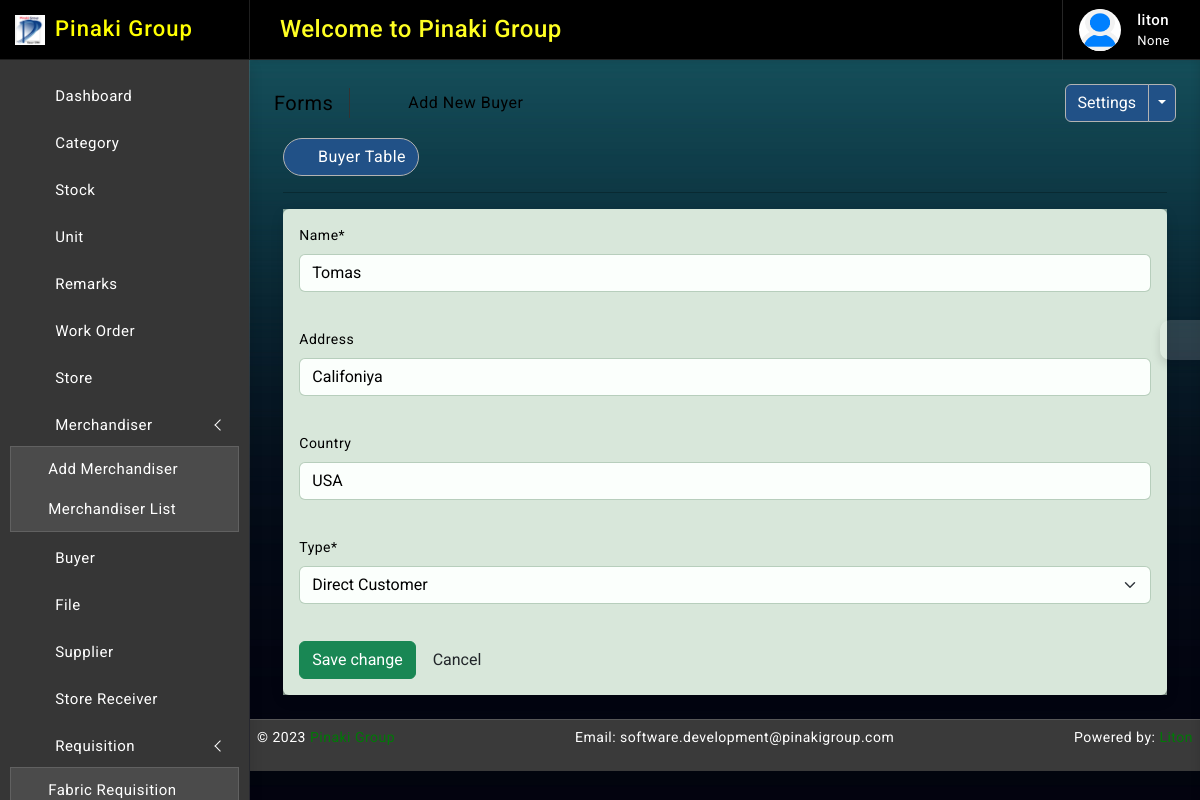
The app's page /buyer/1/ (signed in) with its own data.
### accounts/models.py (models this page shows, shortened)
class Profile(models.Model):
    user = models.OneToOneField(User, on_delete=models.CASCADE, null=True, blank=True, related_name="profile")
    full_name = models.CharField(max_length=64, null=True, blank=True)
    img_profile = models.ImageField(upload_to='profile', default='default.png', null=True, blank=True)
    phone = models.CharField(max_length=32, null=True, blank=True, unique=True)
    designation = models.CharField("Designation", max_length=50, null=True, blank=True)
    dob = models.DateField(default=None, null=True, blank=True)
    updated_at = models.DateTimeField(auto_now_add=False, auto_now=True)
    created_at = models.DateTimeField(auto_now_add=True, auto_now=False)

### buyer/models.py (models this page shows, shortened)
class Buyer(models.Model):
    name = models.CharField(max_length=64, null=True, blank=True)
    address = models.CharField(max_length=128, null=True, blank=True)
    country = models.CharField(max_length=64, null=True, blank=True)
    TYPE = (
        ('', 'Select'),
        ('direct_customer', 'Direct Customer'),
        ('buying_house', 'Buying House'),
    )
    type = models.CharField(max_length=64, null=True, blank=False, choices=TYPE)
    updated_at = models.DateTimeField(auto_now_add=False, auto_now=True)
    created_at = models.DateTimeField(auto_now_add=True, auto_now=False)

### accounts/decorators.py (the view)
        def wrapper_func(request, *args, **kwargs):
            group = None
            if request.user.groups.exists():
                group = request.user.groups.all()[0].name
            if group in allowed_roles:
                return view_func(request, *args, **kwargs)
            else:
                return render(request, 'accounts/index.html')

### buyer/forms.py
class BuyerForm(forms.ModelForm):
    name = forms.CharField(label='Name', widget=forms.TextInput(attrs={'class': 'form-control', 'placeholder':'Buyer Name'}), required=True, error_messages={'required':'Must Enter a Correct Name'})
    class Meta:
        model = Buyer
        fields = ['id', 'name', 'address', 'country', 'type']
        widgets = {
            'address': forms.TextInput(attrs={'class':'form-control'}),
            'country': forms.TextInput(attrs={'class':'form-control'}),
            'type' : forms.Select(attrs = {'class' : 'textinput form-control'}),
        }

### buyer/views.py (called while the page is built)
@login_required
@allowed_users(allowed_roles=['admin', 'merchandiser', 'store'])
def buyer_update(request, pk):
    get_buyer_data = get_object_or_404(Buyer, pk=pk)
    form = BuyerForm(instance=get_buyer_data)
    if request.method == 'POST':
        form = BuyerForm(request.POST, instance=get_buyer_data)
        if form.is_valid():
            form.save()
            messages.success(request, 'Buyer updated successfully')
            return redirect('buyer_read')
    context = {
        'form': form
    }
    return render(request, 'buyer/update.html', context)

### templates/buyer/update.html (shortened to what this page needs)
{% extends 'base/index.html' %}
{% block body %}
{% load crispy_forms_tags %}
{% load static %}
<div class="page-wrapper">
	<div class="page-content">
		<div class="page-breadcrumb d-none d-sm-flex align-items-center mb-3">
			<div class="breadcrumb-title pe-3">Forms</div>
			<div class="ps-3">
				<nav aria-label="breadcrumb">
					<ol class="breadcrumb mb-0 p-0">
						<li class="breadcrumb-item">
							<a href="{% static 'javascript:;' %}">
								<i class="bx bx-home-alt"></i>
							</a>
						</li>
						<li class="breadcrumb-item active" aria-current="page">Add New Buyer</li>
					</ol>
				</nav>
			</div>
			<div class="ms-auto">
				<div class="btn-group">
					<button type="button" class="btn btn-light">Settings</button>
					<button type="button" class="btn btn-light dropdown-toggle dropdown-toggle-split" data-bs-toggle="dropdown">
					</button>
				</div>
			</div>
		</div>
		<div class="row">
			<div class="col-xl-9 mx-auto">
				<div class="ms-auto">
					<a href="{% url 'buyer_read' %}" class="btn btn-light radius-30 mt-2 mt-lg-0">
						<i class="bx bx-grid-alt"></i>Buyer Table
					</a>
				</div>
				<hr/>
				<div class="card">
					<div class="card-body">
                        <form method="POST" enctype="multipart/form-data">
                            <div class="form-row">
                                <div class="form-group col-md-12 mb-0">
                                    <div class="controls">
                                        {{ form.name|as_crispy_field }}
                                    </div>
                                </div><br>
                                <div class="form-group col-md-12 mb-0">
                                    <div class="controls">
                                        {{ form.address|as_crispy_field }}
                                    </div>
                                </div><br>
                                <div class="form-group col-md-12 mb-0">
                                    <div class="controls">
                                        {{ form.country|as_crispy_field }}
                                    </div>
                                </div><br>
                                <div class="form-group col-md-12 mb-0">
                                    <div class="controls">
                                        {{ form.type|as_crispy_field }}
                                    </div>
                                </div><br>
                            </div>
                            <div class="form-actions">
                                <button type="submit" class="btn btn-success">Save change</button>
                                <button type="reset" class="btn">Cancel</button>
                            </div>
                        </form>
					</div>
				</div>
			</div>
		</div>
	</div>
</div>
{% endblock body %}

### templates/base/index.html (shortened to what this page needs)
{% load static %}
<!DOCTYPE html>
<html lang="en">
<head>
<link href="{% static 'plugins/simplebar/css/simplebar.css' %}" rel="stylesheet" />
<link href="{% static 'plugins/perfect-scrollbar/css/perfect-scrollbar.css' %}" rel="stylesheet" />
<link href="{% static 'plugins/metismenu/css/metisMenu.min.css' %}" rel="stylesheet" />
<link href="{% static 'plugins/datatable/css/dataTables.bootstrap5.min.css' %}" rel="stylesheet" />
<link href="{% static 'css/bootstrap.min.css' %}" rel="stylesheet">
<link href="{% static 'css/bootstrap-extended.css' %}" rel="stylesheet">
<link href="{% static 'css/app.css' %}" rel="stylesheet">
<link href="{% static 'css/icons.css' %}" rel="stylesheet">
<link rel="stylesheet" href="https://cdnjs.cloudflare.com/ajax/libs/select2/4.0.13/css/select2.min.css">
</head>
<body class="bg-theme bg-theme2">
    <div class="wrapper">
<div class="sidebar-wrapper" data-simplebar="true">
    <div class="sidebar-header">
        <div>
            <img src="{% static 'images/logo-icon.png' %}" class="logo-icon" alt="logo icon">
        </div>
        <div>
            <h4 class="logo-text">Pinaki Group</h4>
        </div>
        <div class="toggle-icon ms-auto"><i class='bx bx-arrow-to-left'></i>
        </div>
    </div>
    <ul class="metismenu" id="menu">
        <li>
            <a href="{% url 'home' %}">
                <div class="parent-icon"><i class='bx bx-home-circle'></i>
                </div>
                <div class="menu-title">Dashboard</div>
            </a>
        </li>
        {% for group in user.groups.all %}
        {% if group.name == "merchandiser" %}
        <li>
            <a class="has-arrow" href="javascript:;">
                <div class="parent-icon"><i class="bx bx-grid-alt"></i>
                </div>
                <div class="menu-title">Merchandiser</div>
            </a>
            <ul>
                <li> <a href="/merchandiser/create/"><i class="bx bx-right-arrow-alt"></i>Add Merchandiser</a>
                </li>
                <li> <a href="{% url 'merchandiser_read' %}"><i class="bx bx-right-arrow-alt"></i>Merchandiser List</a>
                </li>
            </ul>
        </li>
                <li>
                    <a href="{% url 'buyer_read' %}">
                        <div class="parent-icon"><i class="lni lni-users"></i>
                        </div>
                        <div class="menu-title">Buyer</div>
                    </a>
                </li>
                <li>
                    <a href="{% url 'file_read' %}">
                        <div class="parent-icon"><i class='bx bx-file'></i>
                        </div>
                        <div class="menu-title">File</div>
                    </a>
                </li>
                <li>
                    <a href="/supplier/create/">
                        <div class="parent-icon"><i class='lni lni-cart-full'></i>
                        </div>
                        <div class="menu-title">Supplier</div>
                    </a>
                </li>
            {% else %}
            <li>
                <a href="{% url 'category_read' %}">
                    <div class="parent-icon"><i class='bx bx-grid-alt'></i>
                    </div>
                    <div class="menu-title">Category</div>
                </a>
            </li>
            <li>
                <a href="{% url 'stock_read' %}">
                    <div class="parent-icon"><i class="fadeIn animated bx bx-store"></i>
                    </div>
                    <div class="menu-title">Stock</div>
                </a>
            </li>
            <li>
                <a href="{% url 'unit_read' %}">
                    <div class="parent-icon"><i class="fadeIn animated bx bx-store"></i>
                    </div>
                    <div class="menu-title">Unit</div>
                </a>
            </li>
            <li>
                <a href="{% url 'remarks_read' %}">
                    <div class="parent-icon"><i class="fadeIn animated bx bx-comment-add"></i>
                    </div>
                    <div class="menu-title">Remarks</div>
                </a>
            </li>
            <li>
                <a href="{% url 'wo_read' %}">
                    <div class="parent-icon"><i class="lni lni-cart"></i>
                    </div>
                    <div class="menu-title">Work Order</div>
                </a>
            </li>
            <li>
                <a href="{% url 'store_read' %}">
                    <div class="parent-icon"><i class="fadeIn animated bx bx-store-alt"></i>
                    </div>
                    <div class="menu-title">Store</div>
                </a>
            </li>
            <li>
                <a class="has-arrow" href="javascript:;">
                    <div class="parent-icon"><i class="bx bx-grid-alt"></i>
                    </div>
                    <div class="menu-title">Merchandiser</div>
                </a>
                <ul>
                    <li> <a href="/merchandiser/create/"><i class="bx bx-right-arrow-alt"></i>Add Merchandiser</a>
                    </li>
                    <li> <a href="{% url 'merchandiser_read' %}"><i class="bx bx-right-arrow-alt"></i>Merchandiser List</a>
                    </li>
                </ul>
            </li>
            <li>
                <a href="{% url 'buyer_read' %}">
                    <div class="parent-icon"><i class="lni lni-users"></i>
                    </div>
                    <div class="menu-title">Buyer</div>
                </a>
            </li>
            <li>
                <a href="{% url 'file_read' %}">
                    <div class="parent-icon"><i class='bx bx-file'></i>
                    </div>
                    <div class="menu-title">File</div>
                </a>
            </li>
            <li>
                <a href="/supplier/create/">
                    <div class="parent-icon"><i class='lni lni-cart-full'></i>
                    </div>
                    <div class="menu-title">Supplier</div>
                </a>
            </li>
                <li>
                    <a href="{% url 'storeRec_read' %}">
                        <div class="parent-icon"><i class='bx bx-cart'></i>
                        </div>
                        <div class="menu-title">Store Receiver</div>
                    </a>
                </li>
                <li>
                    <a href="javascript:;" class="has-arrow">
                        <div class="parent-icon"><i class='lni lni-spiner-solid'></i>
                        </div>
                        <div class="menu-title">Requisition</div>
                    </a>
                    <ul>
                        <li> <a href="{% url 'fabricr_read' %}"><i class="bx bx-right-arrow-alt"></i>Fabric Requisition</a>
                        </li>
                    </ul>
                </li>
            {% endif %}
        {% endfor %}
    </ul>
</div>
		<header>
			<div class="topbar d-flex align-items-center">
				<nav class="navbar navbar-expand">
					<div class="search-bar flex-grow-1">
						<div class="position-relative search-bar-box">
							<marquee behavior="" direction="">
								<h4 style="color:#FFFF22"class="my-4">Welcome to Pinaki Group</h4>
							</marquee>
						</div>
					</div>
					<div class="top-menu ms-auto">
						<ul class="navbar-nav align-items-center">
							<li class="nav-item dropdown dropdown-large">
								<a class="nav-link dropdown-toggle dropdown-toggle-nocaret" href="#" role="button" data-bs-toggle="dropdown" aria-expanded="false">	<i class='bx bx-category'></i>
								</a>
							</li>
						</ul>
					</div>
					<div class="user-box dropdown">
						<a class="d-flex align-items-center nav-link dropdown-toggle dropdown-toggle-nocaret" href="#" role="button" data-bs-toggle="dropdown" aria-expanded="false">
							<img src="{{ user.profile.img_profile.url }}" class="user-img" alt="user avatar">
							<div class="user-info ps-3">
								<p class="user-name mb-0">{{request.user}}</p>
								<p class="designattion mb-0">{{ user.profile.designation }}</p>
							</div>
						</a>
					</div>
				</nav>
			</div>
		</header>
        {% block body %}
        {% endblock body %}
        <footer class="page-footer">
            <p>
                <span style="text-align:left;float:left">&copy; 2023 <a href="https://pinakigroup.com/" alt="Bootstrap Themes" target="_blank">Pinaki Group</a></span>
                <span class="mb-0">Email: software.development@pinakigroup.com</span>
                <span class="hidden-phone" style="text-align:right;float:right">Powered by: <a href="https://www.linkedin.com/in/litonbairaggi" alt="Bootstrap Admin Templates" target="_blank">Liton</a></span>
            </p>
        </footer>
    </div>
	<div class="switcher-wrapper">
		<div class="switcher-btn"> <i class='bx bx-cog bx-spin'></i>
		</div>
	</div>
</body>
</html>

### records on screen
Buyer: name "Tomas", address "Califoniya", country "USA", type "Direct Customer"

### other values on screen
{{ request.user }} "liton"
{{ user.profile.designation }} "None"
